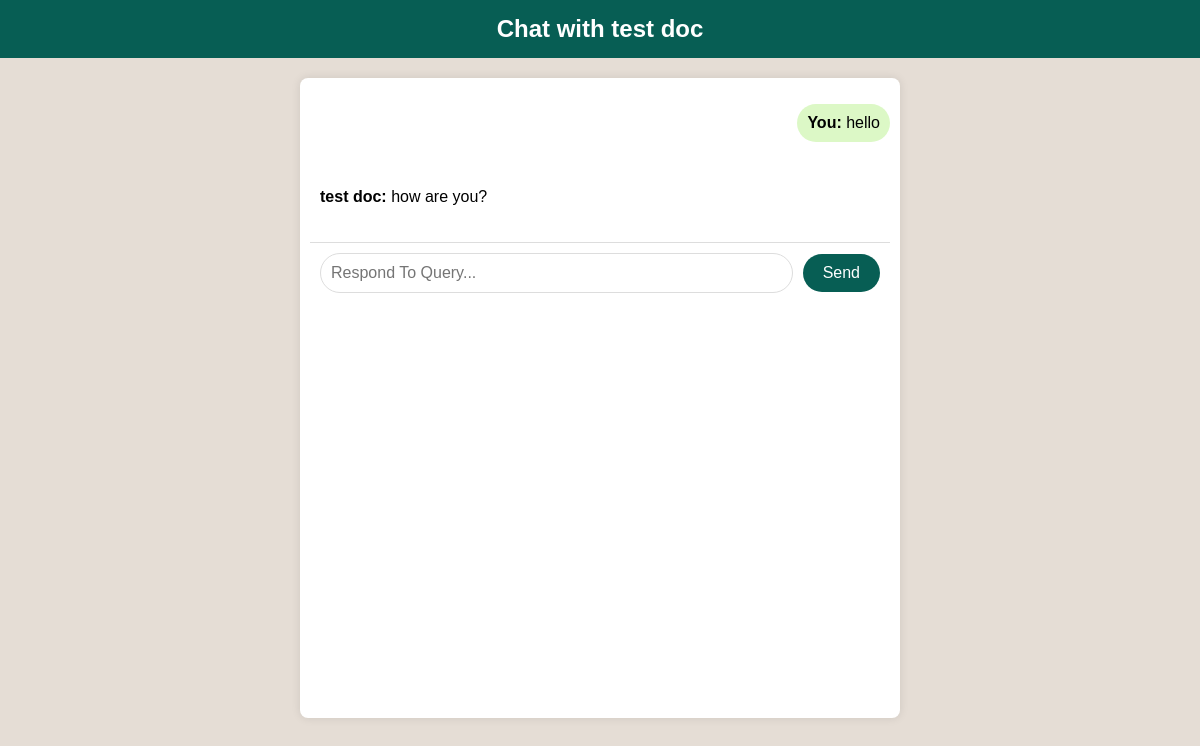
Before: /chat/patient/test doc (signed in) with the older database file.
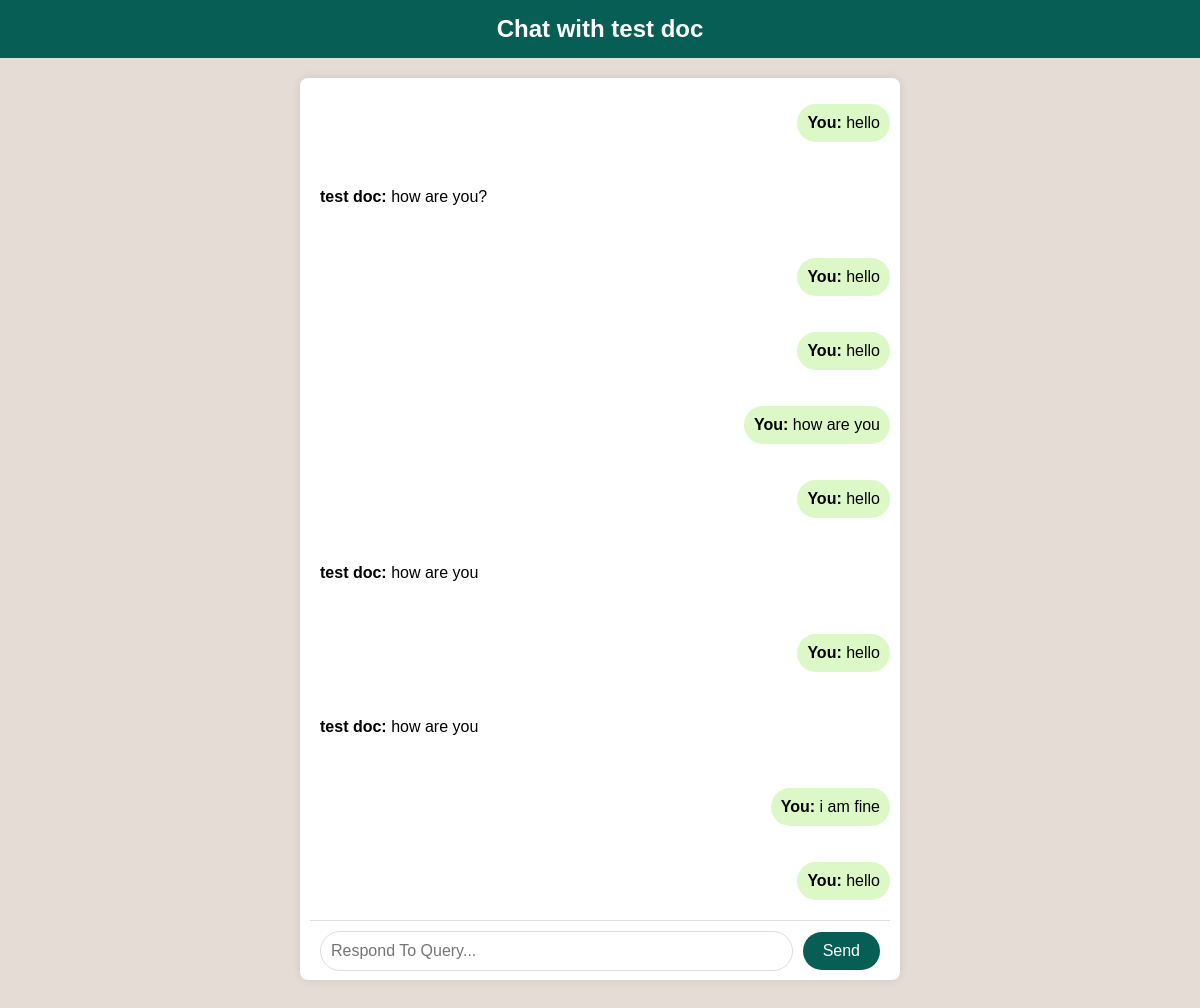
After: the same page with the newer database file.
### webapp/auth/models.py (models this page shows, shortened)
class User(db.Model):
    id = db.Column(db.Integer(), primary_key=True)
    username = db.Column(db.String(255), nullable=False, index=True, unique=True)
    password = db.Column(db.String(255))
    specialty = db.Column(db.String(255))
    activetion = db.Column(db.Boolean, default=False)
    bio = db.Column(db.String(255))
    image_filename = db.Column(db.String(150))
    roles = db.relationship(
        'Role',
        secondary=roles,
        backref=db.backref('users', lazy='dynamic')
    )
    @property
    def is_authenticated(self):
        if isinstance(self, AnonymousUserMixin):
            return False
        else:
            return True

### webapp/chat/models.py (models this page shows)
class Message(db.Model):
    id = db.Column(db.Integer, primary_key=True)
    sender_id = db.Column(db.Integer, db.ForeignKey('user.id'), nullable=False)
    receiver_id = db.Column(db.Integer, db.ForeignKey('user.id'), nullable=False)
    content = db.Column(db.Text, nullable=False)
    timestamp = db.Column(db.DateTime, default=datetime.utcnow)

### webapp/chat/view.py (the view)
@chat_blueprint.route('/patient/<username>', methods=['GET'])
@login_required
def view_patient_messages(username):
    patient = User.query.filter_by(username=username).first_or_404()
    messages = Message.query.filter(
        ((Message.sender_id == patient.id) & (Message.receiver_id == current_user.id)) |
        ((Message.sender_id == current_user.id) & (Message.receiver_id == patient.id))
    ).order_by(Message.timestamp.asc()).all()
    return render_template('doctor_chat.html', patient=patient, messages=messages)

### webapp/auth/__init__.py (called while the page is built)
@login_manager.user_loader
def load_user(userid):
    from .models import User
    return User.query.get(userid)

### webapp/templates/chat/doctor_chat.html (shortened to what this page needs)
<!DOCTYPE html>
<html lang="en">
<head>
    <link rel="stylesheet" href="{{ url_for('static', filename='doctor_chat.css') }}">
</head>
<body>
    <header>
        <h1>Chat with {{ patient.username }}</h1>
    </header>
    <section class="chat-section">
        <div class="chat-window">
            <div id="chat-history" class="chat-history">
                {% for message in messages %}
                    <div class="message-container">
                        <p class="message {{ 'current-user' if message.sender_id == current_user.id else 'other-person' }}">
                            <strong>{{ 'You' if message.sender_id == current_user.id else patient.username }}:</strong> {{ message.content }}
                        </p>
                    </div>
                {% endfor %}
            </div>
            <div class="chat-input">
                <input id="message" type="text" placeholder="Respond To Query..." autocomplete="off">
                <button id="send-btn">Send</button>
            </div>
        </div>
    </section>
</body>
</body>
</html>

### webapp/static/doctor_chat.css (style rules this page uses)
body { font-family: Arial, sans-serif; background-color: #e5ddd5; margin: 0; padding: 0; }
header { background-color: #075e54; color: white; text-align: center; padding: 15px 0; }
header h1 { margin: 0; font-size: 24px; }
.chat-section { width: 100%; max-width: 600px; margin: 20px auto; background-color: white; border-radius: 8px; box-shadow: 0 0 10px rgba(0, 0, 0, 0.1); display: flex; flex-direction: column; height: 80vh; }
.chat-window { padding: 10px; display: flex; flex-direction: column; flex: 1; overflow-y: auto; }
.message-container { display: flex; flex-direction: column; margin-bottom: 10px; }
.message { padding: 10px; border-radius: 20px; max-width: 70%; position: relative; }
.message.current-user { align-self: flex-end; background-color: #dcf8c6; text-align: right; margin-bottom: 10px; }
.message.other-person { align-self: flex-start; background-color: #ffffff; text-align: left; }
.chat-input { padding: 10px; border-top: 1px solid #ddd; background: #fff; display: flex; align-items: center; }
#message { flex: 1; padding: 10px; border: 1px solid #ddd; border-radius: 20px; font-size: 16px; }
#send-btn { margin-left: 10px; padding: 10px 20px; border: none; border-radius: 20px; background: #075e54; color: white; cursor: pointer; font-size: 16px; }

Changed rows visible on the page:
added Message: sender_id "You", content "hello"
added Message: sender_id "You", content "hello"
added Message: sender_id "You", content "how are you"
added Message: sender_id "You", content "hello"
added Message: {{ 'You' if message.sender_id == current_user.id else patient.username }} "test doc", content "how are you"
added Message: sender_id "You", content "hello"
added Message: {{ 'You' if message.sender_id == current_user.id else patient.username }} "test doc", content "how are you"
added Message: sender_id "You", content "i am fine"
added Message: sender_id "You", content "hello"
